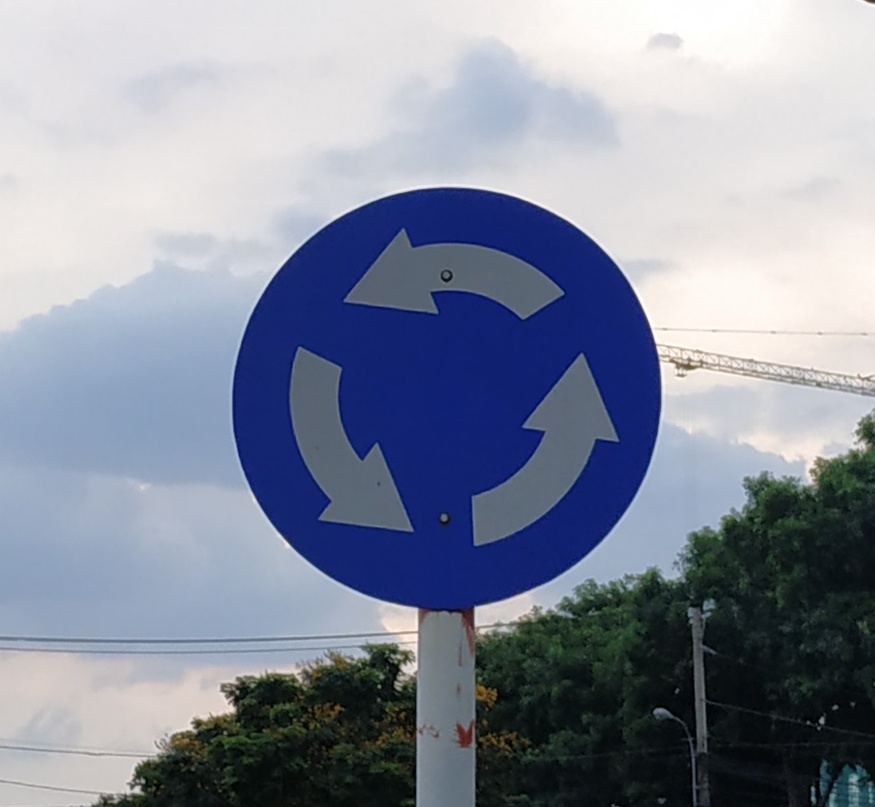
#> input picture images/10.jpg, 875 x 807 px, shrunk from 1574 x 1452 before the run, given in place of box.png, which was not available
$ jupyter execute --allow-errors ransac.ipynb   (shell and % lines are left out)   (Python 2 division)   (text cells are left out)
#> lines starting #> are read from the running program, lines starting #| are printed output that depends on the picture; pictures that were not available may be replaced by others from this repository, and a replacement may not be noted
[cell 1]
# downgrade OpenCV a bit since some none-free features are not avilable

[cell 2]
import cv2
from google.colab.patches import cv2_imshow
import numpy as np
import cv2 as cv
import matplotlib.pyplot as plt

[cell 3]
imageTrain = 'box.png'
imageTest = 'box_in_scene.png'

img1 = cv.imread(imageTrain) # trainImage
#> img1 is the input picture: shape (807, 875, 3); mean B, G, R 157, 140.7, 134
img2 = cv.imread(imageTest) # test
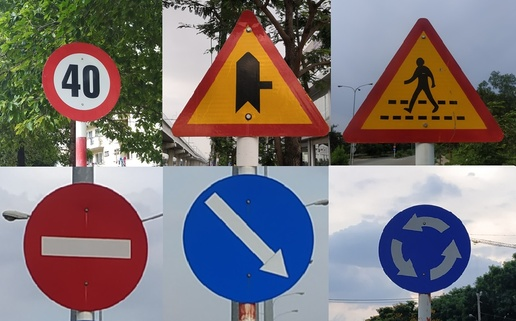
#> input picture images/11.jpg, 516 x 321 px, shrunk from 928 x 578 before the run, given in place of box_in_scene.png, which was not available
#> img2 is the input picture: shape (321, 516, 3); mean B, G, R 117.3, 114.8, 123.2

# Detect keypoints using SIFT feature
sift = cv.xfeatures2d.SIFT_create()
kp1, des1 = sift.detectAndCompute(img1,None)
#> kp1 = 1810 keypoints; strongest (x, y, size): (498, 616, 27.4), (399, 625, 30.3), (137, 790, 5.1), (822, 721, 3.9)
kp2, des2 = sift.detectAndCompute(img2,None)
#> kp2 = 894 keypoints; strongest (x, y, size): (300, 38, 1.8), (144, 68, 1.8), (138, 51, 2.5), (217, 34, 3)

# Display traning image and testing image
vis_point1 = cv.drawKeypoints(img1,kp1, None, flags=cv.DRAW_MATCHES_FLAGS_DRAW_RICH_KEYPOINTS)
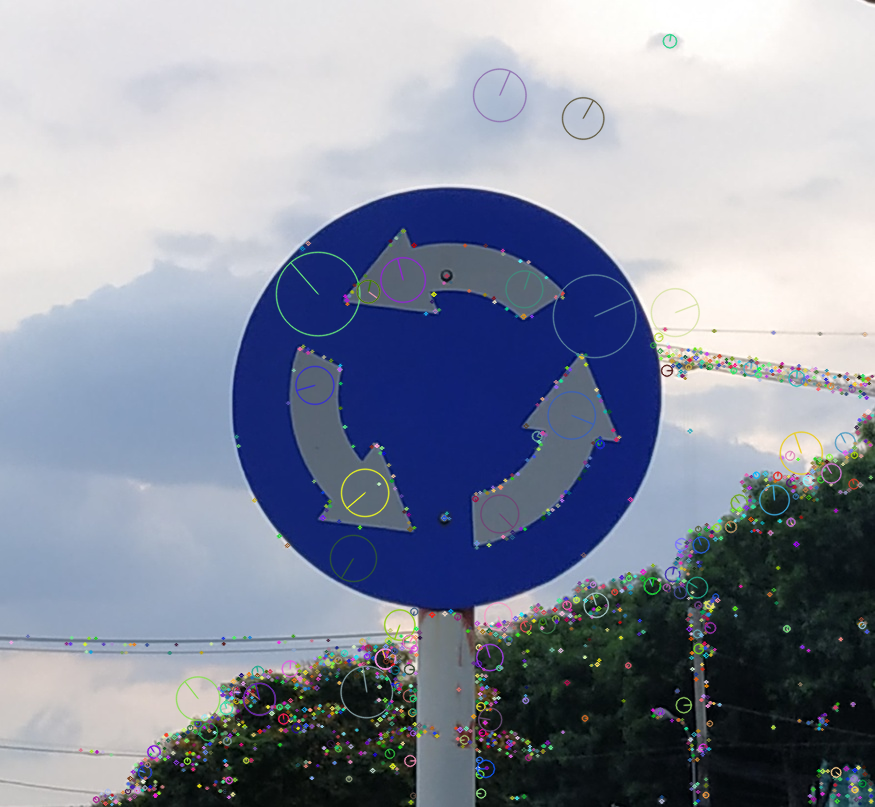
#> vis_point1: shape (807, 875, 3); mean B, G, R 158, 141.8, 135.2
vis_point2 = cv.drawKeypoints(img2,kp2, None, flags=cv.DRAW_MATCHES_FLAGS_DRAW_RICH_KEYPOINTS)
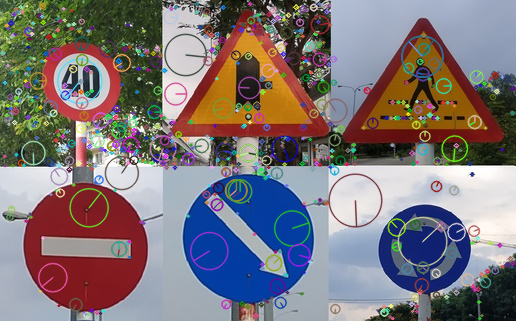
#> vis_point2: shape (321, 516, 3); mean B, G, R 119.9, 117, 124.7
fx, plots = plt.subplots(1, 2, figsize=(40,10))

# plots[0].set_title("Training Image")
# plots[0].imshow(vis_point1)
# plots[1].set_title("Test Image")
# plots[1].imshow(vis_point2)

bf = cv.BFMatcher()
matches = bf.knnMatch(des1,des2, k=2)
#> matches = 1810 matches

# store all the good matches as per Lowe's ratio test.
good = []
for m,n in matches:
    if m.distance < 0.9*n.distance:
        good.append(m)
#> after the loop, good = 429 matches

src_pts = np.float32([ kp1[m.queryIdx].pt for m in good ]).reshape(-1,1,2) # danh sach toa do cac diem anh train (duoc danh gia la good)
#> src_pts = 429 rows, first 8: [10.81, 641.9], [66.09, 643.2], [70.02, 643.3], [71.13, 637.3], [84.62, 643.8], [86.07, 651.5], [88.55, 637.8], [91.05, 750.9]
kp1_1 = [ kp1[m.queryIdx] for m in good ]
#> kp1_1 = 429 keypoints; strongest (x, y, size): (498, 616, 27.4), (399, 625, 30.3), (137, 790, 5.1), (409, 669, 9.9)

vis_point1_1 = cv.drawKeypoints(img1,kp1_1, None, flags=cv.DRAW_MATCHES_FLAGS_DRAW_RICH_KEYPOINTS)
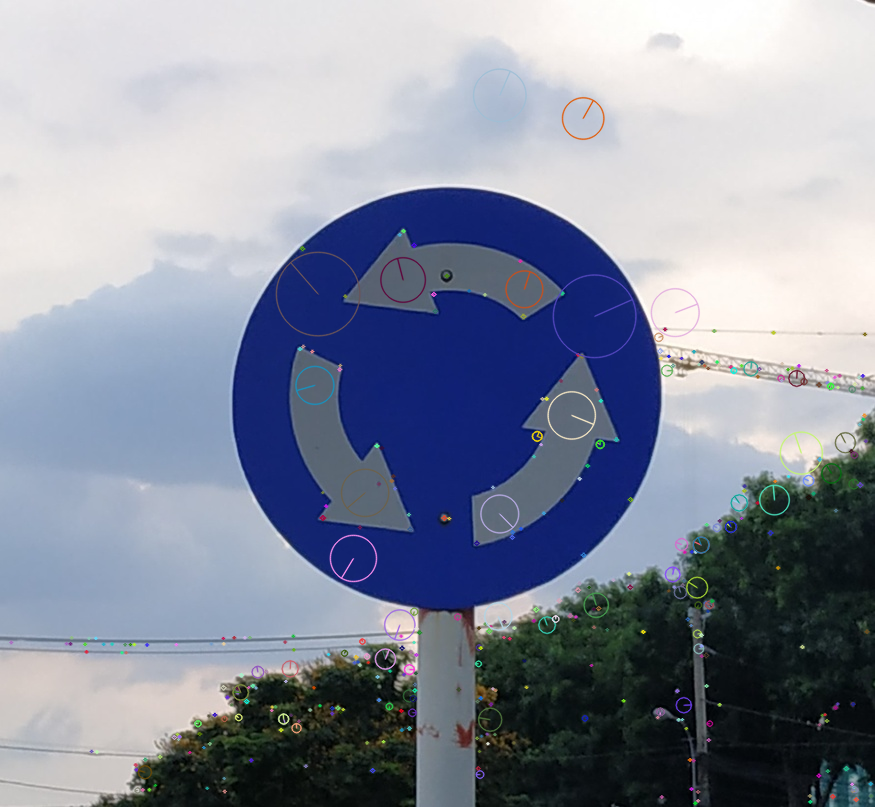
#> vis_point1_1: shape (807, 875, 3); mean B, G, R 157.3, 141, 134.5
plots[0].set_title("Test Image")
plots[0].imshow(vis_point1_1)

dst_pts = np.float32([ kp2[m.trainIdx].pt for m in good ]).reshape(-1,1,2) # danh sach toa do cac diem anh test (tuong ung connect voi train)
#> dst_pts = 429 rows, first 8: [366.8, 90.1], [366.8, 90.1], [366.8, 90.1], [366.8, 90.1], [366.8, 90.1], [499.4, 244.8], [366.8, 90.1], [366.8, 90.1]
#> (the rest of this cell did not finish here and is left out)

[cell 4]
keypoint1 = [[kp1_1[i].pt] for i in range(len(kp1_1))]
#> keypoint1 = 429 items
#> (the rest of this cell did not finish here and is left out)

[cell 5]
import numpy as np
import scipy
import matplotlib.pyplot as plt
import math
import sys

# Ransac parameters
ransac_iterations = 30  # number of iterations
ransac_threshold = 15    # threshold
ransac_ratio = 0.6      # ratio of inliers required to assert
                        # that a model fits well to data

# generate sparse input data
n_samples = 173               # number of input points
outliers_ratio = 0.4          # ratio of outliers

n_inputs = 1
n_outputs = 1

# # generate samples
# x = 30*np.random.random((n_samples,n_inputs))

# # generate line's slope (called here perfect fit)
# perfect_fit = 0.5*np.random.normal(size=(n_inputs,n_outputs) )

# # compute output
# y = scipy.dot(x,perfect_fit)

[cell 6]
# [14 lines left out: function find_line_model, not called in this run]

[cell 7]
# [15 lines left out: function find_intercept_point, not called in this run]

[cell 8]
# [52 lines left out: function ransac_plot, not called in this run]

#> (a cell that did not finish here is left out)

#> (a cell that did not finish here is left out)

[cell 11]
indexs = []
#> (the rest of this cell did not finish here and is left out)

[cell 12]
img1 = cv.imread('1.jpg') # trainImage
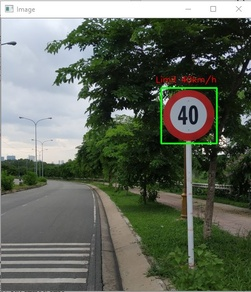
#> input picture images/1.jpg, 251 x 292 px, shrunk from 452 x 526 before the run, found by its file name
#> img1 is the input picture: shape (292, 251, 3); mean B, G, R 92.6, 104.5, 97.7
img2 = cv.imread('2.jpg') # test
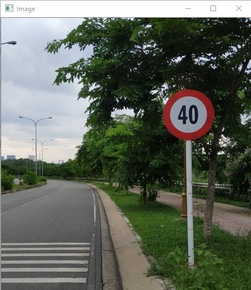
#> input picture images/2.jpg, 251 x 290 px, shrunk from 452 x 522 before the run, found by its file name
#> img2 is the input picture: shape (290, 251, 3); mean B, G, R 92.2, 103.2, 97.1

ret1, corners1 = cv2.findChessboardCorners(img1, (9, 6))
#> ret1 = False; corners1 = None
ret2, corners2 = cv2.findChessboardCorners(img2, (9, 6))
#> ret2 = False; corners2 = None

#> (a cell that did not finish here is left out)

[cell 14]
print(np.shape(keypoint1))
#| (429, 1, 2)
